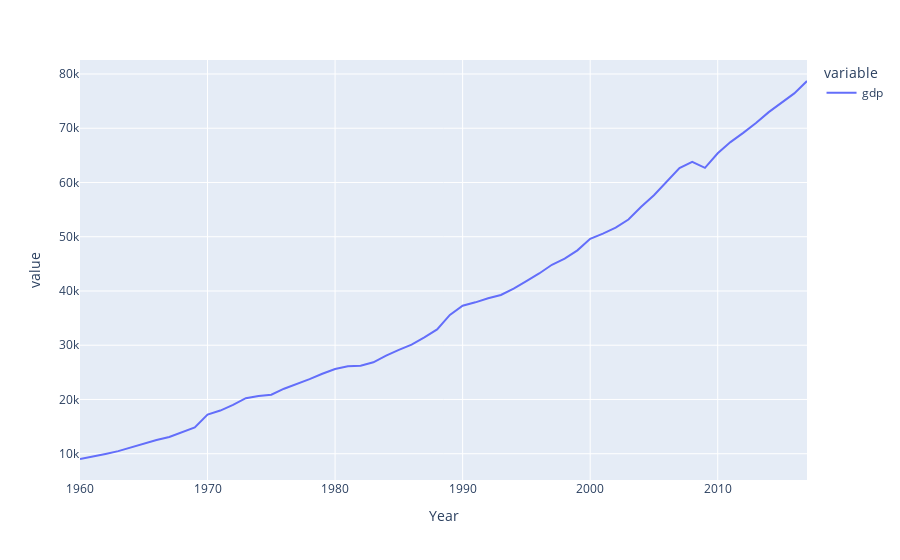

The cell this chart's notebook holds for it:
### Code cell
px.line(df.groupby("Year")["gdp"].agg(sum))

### Figure 1 — Plotly figure (JSON) as saved in the notebook; plotly's stock layout.template omitted (floating-point values rounded to 4 significant figures)
{"data": [{"hovertemplate": "variable=gdp<br>Year=%{x}<br>value=%{y}<extra></extra>", "legendgroup": "gdp", "line": {"color": "#636efa", "dash": "solid"}, "mode": "lines", "name": "gdp", "orientation": "v", "showlegend": true, "type": "scatter", "x": [1960, 1961, 1962, 1963, 1964, 1965, 1966, 1967, 1968, 1969, 1970, 1971, 1972, 1973, 1974, 1975, 1976, 1977, 1978, 1979, 1980, 1981, 1982, 1983, 1984, 1985, 1986, 1987, 1988, 1989, 1990, 1991, 1992, 1993, 1994, 1995, 1996, 1997, 1998, 1999, 2000, 2001, 2002, 2003, 2004, 2005, 2006, 2007, 2008, 2009, 2010, 2011, 2012, 2013, 2014, 2015, 2016, 2017], "xaxis": "x", "y": [9026.0, 9434.0, 9959.0, 10480.0, 11180.0, 11820.0, 12520.0, 13080.0, 13980.0, 14840.0, 17210.0, 17950.0, 18990.0, 20230.0, 20650.0, 20870.0, 21980.0, 22850.0, 23750.0, 24730.0, 25610.0, 26110.0, 26220.0, 26850.0, 28090.0, 29140.0, 30120.0, 31440.0, 32910.0, 35580.0, 37290.0, 37910.0, 38660.0, 39260.0, 40450.0, 41810.0, 43230.0, 44830.0, 45960.0, 47490.0, 49610.0, 50570.0, 51670.0, 53170.0, 55530.0, 57650.0, 60120.0, 62660.0, 63800.0, 62700.0, 65390.0, 67450.0, 69140.0, 70950.0, 72970.0, 74630.0, 76420.0, 78710.0], "yaxis": "y"}], "layout": {"autosize": true, "legend": {"title": {"text": "variable"}, "tracegroupgap": 0}, "margin": {"t": 60}, "xaxis": {"anchor": "y", "autorange": true, "domain": [0, 1], "range": [1960, 2017], "title": {"text": "Year"}, "type": "linear"}, "yaxis": {"anchor": "x", "autorange": true, "domain": [0, 1], "range": [5155.0, 82580.0], "title": {"text": "value"}, "type": "linear"}}}
